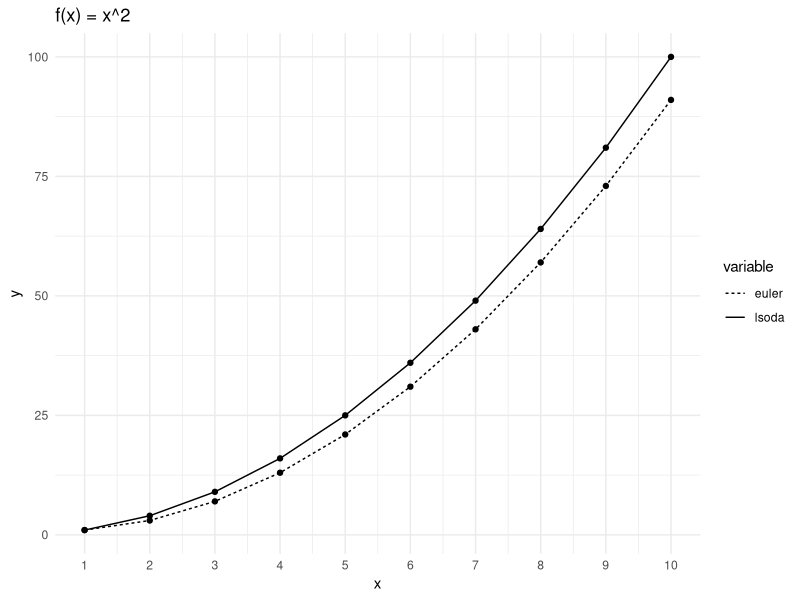

Here is the R script that generated this plot:
library(deSolve)
library(ggplot2)
library(reshape2)

x <- seq(1, 10)

euler <- ode(
  times = x,
  y = c(y = 1),
  parms = NULL,
  method = "euler",
  func = function(t, y, parms) {
    list(2 * t)
  }
)

lsoda <- ode(
  times = x,
  y = c(y = 1),
  parms = NULL,
  func = function(t, y, parms) {
    list(2 * t)
  }
)

data <- data.frame(x = x, euler = euler[, "y"], lsoda = lsoda[, "y"])
molten <- melt(data, id.vars = "x")

ggplot(data = molten, mapping = aes(x = x, y = value, linetype = variable)) +
  theme_minimal() +
  labs(title = "f(x) = x^2", y = "y") +
  scale_linetype_manual(values = c("22", "solid")) +
  scale_x_continuous(breaks = x) +
  geom_line() +
  geom_point()
